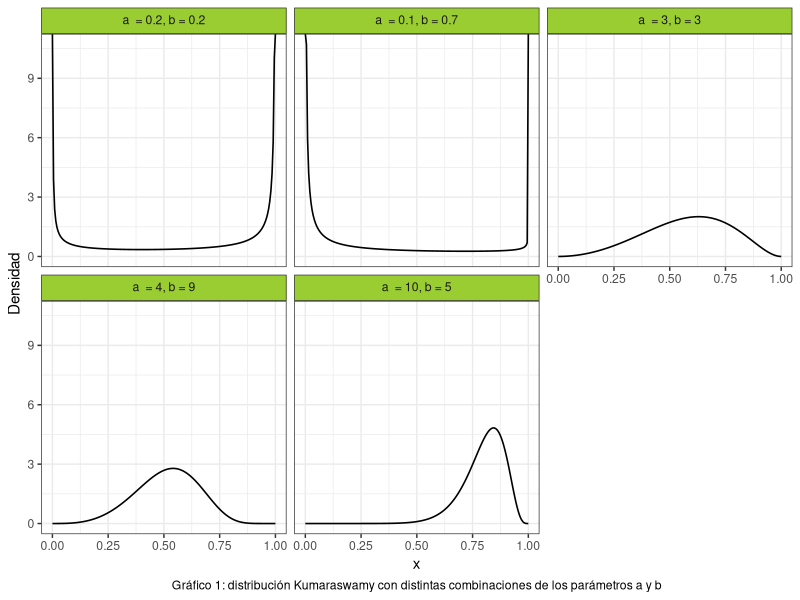
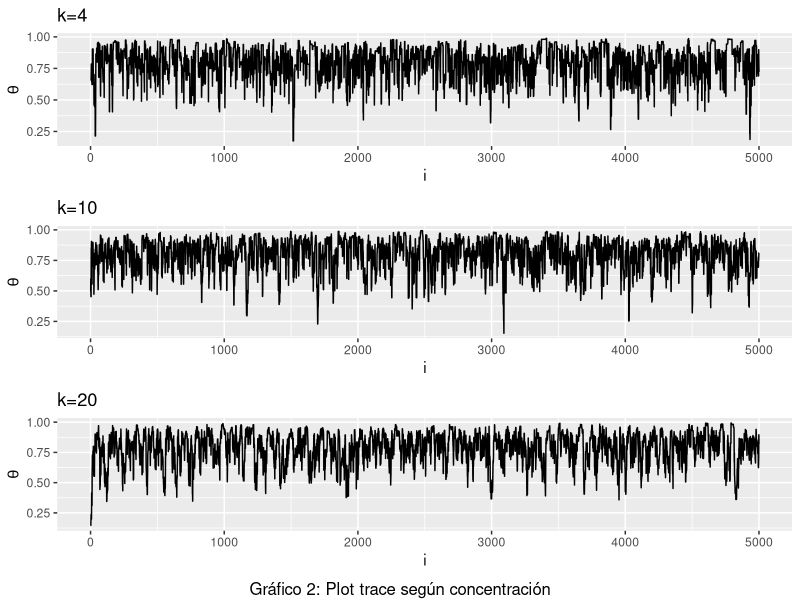
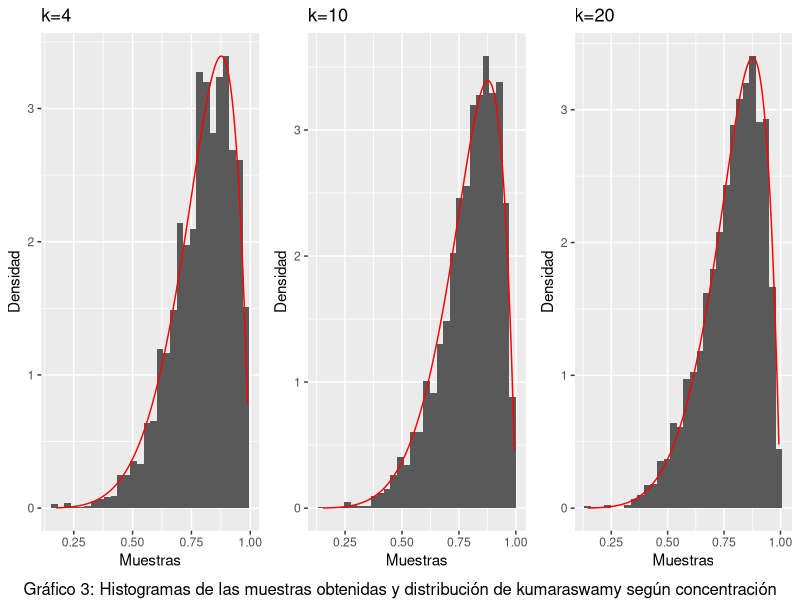
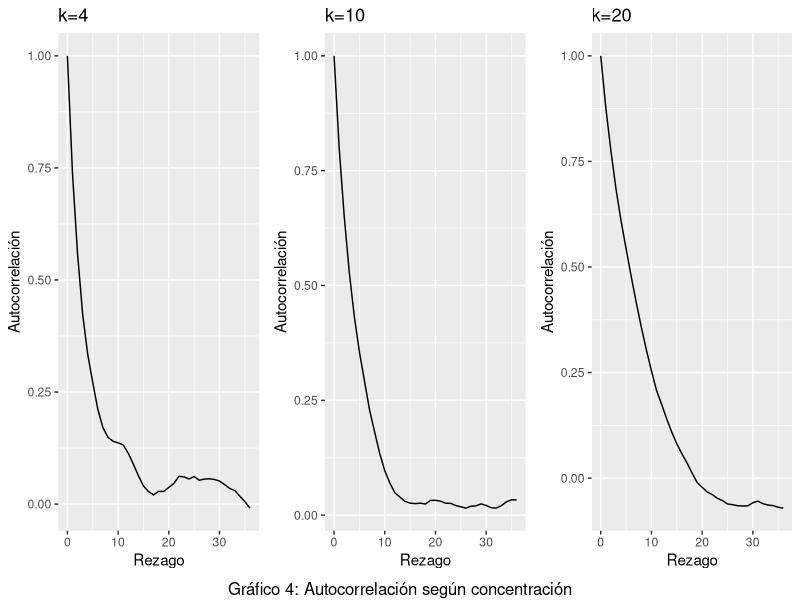
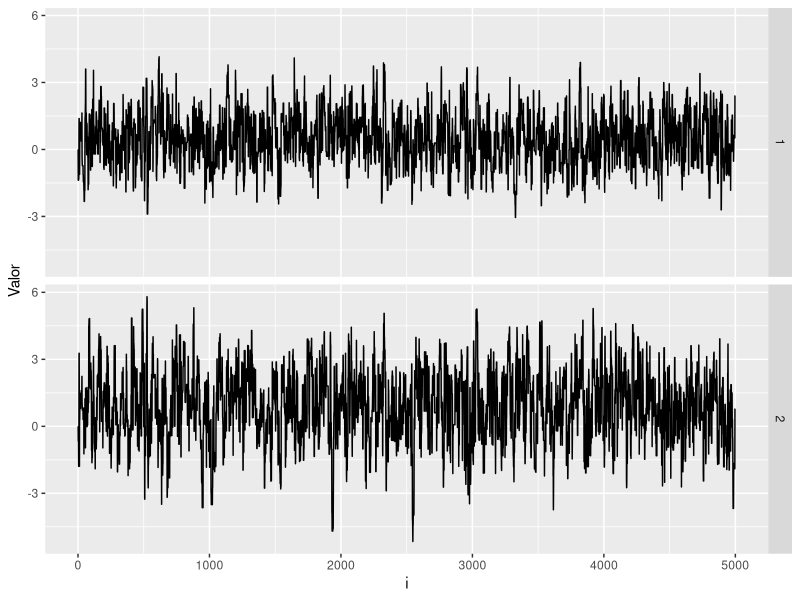
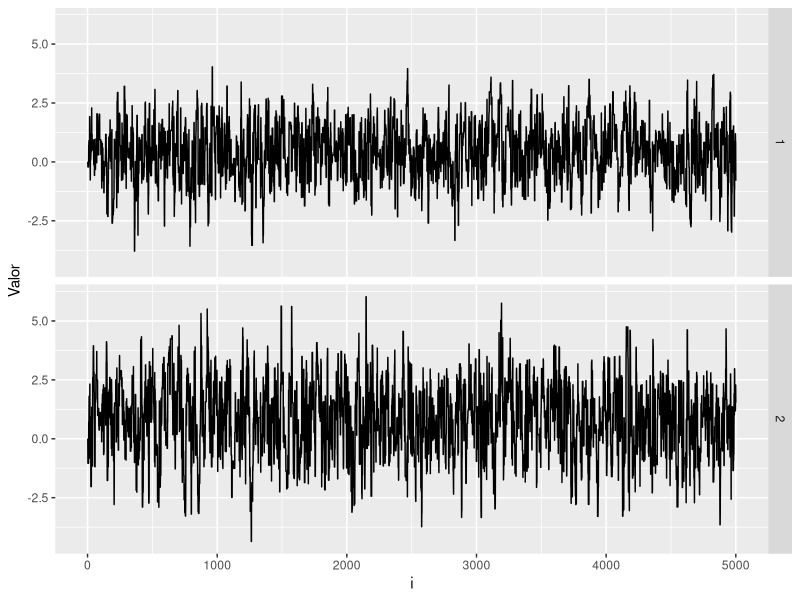
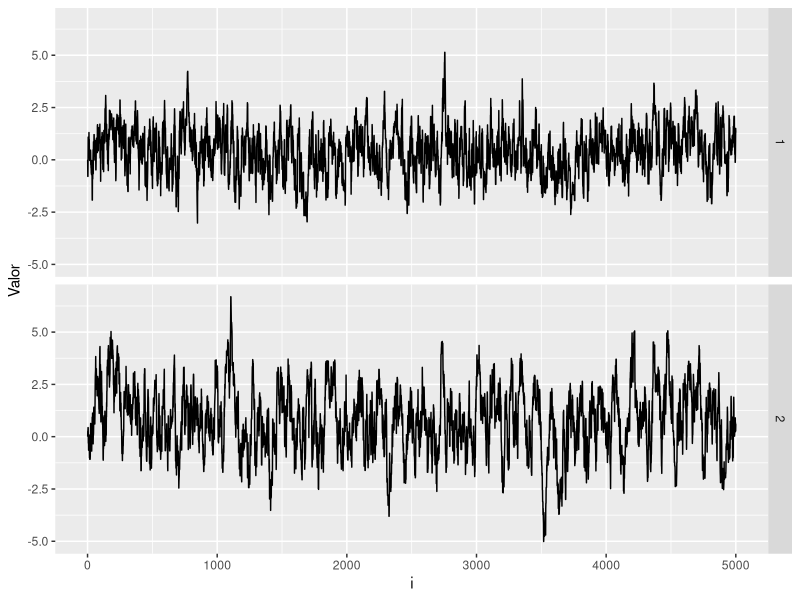
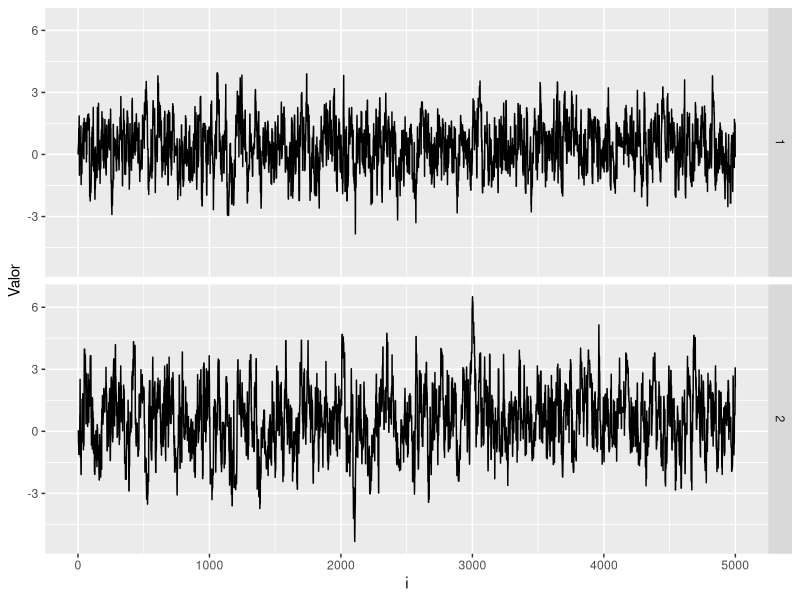

These figures' R source, in order: (Note: this script raises an error after producing the figures.)
## ---- chunk 1
#Librerias
library(ggplot2)
library(dplyr)
library(gridExtra)
library(kableExtra)
library(stats)
library(mvtnorm)
set.seed(394)
## ---- chunk 2

cant_saltos <- 0


sample_mh <- function(d_objetivo, r_propuesta, d_propuesta, p_inicial, n) {
  muestras <- matrix(nrow = n, ncol = length(p_inicial))
  muestras[1, ] <- p_inicial
  
  for(i in 2:n) {
    p_actual <- muestras[i-1,]
    p_nuevo <- r_propuesta(p_actual)
    
    f_nuevo <- d_objetivo(p_nuevo)
    f_actual <- d_objetivo(p_actual)
    
    q_actual <- d_propuesta(p_actual, mean = p_nuevo)
    q_nuevo <- d_propuesta(p_nuevo, mean = p_actual)
    
    alpha <- min(1, (f_nuevo/f_actual)*(q_actual/q_nuevo))
    aceptar <- rbinom(1, 1, alpha)
    
    if(aceptar) { 
      muestras[i,] <- p_nuevo
      cant_saltos <- cant_saltos + 1
      
    } else {
      muestras[i,] <- p_actual
    }
  }
  
  if (ncol(muestras) == 1) {
    muestras <- as.vector(muestras)
  } 
  return(list(muestras=muestras,cant_saltos=cant_saltos))
}

## ---- chunk 3
#Punto 2
# Crear grilla para los valores de "x"
grid_n <- 200
x_grid <- seq(0, 1, length.out = grid_n)

kumaraswamy <- function(x, a, b){
  a*b*(x^(a-1))*((1-(x^a))^(b-1))
}

a <- c(0.2, 0.1, 3, 4, 10)
b <- c(0.2, 0.7, 3, 9, 5)


#Creamos un data frame para graficar la distribución de Kumaraswamy:

data1 <- data.frame(
  Funcion = as.factor(rep(1:5, each = grid_n)),
  Densidad = numeric(5 * grid_n),
  Grilla = rep(x_grid, times = 5)
) 

#Completamos el data frame con las densidades:
for(i in 1:5) {
    indices <- seq(from = 1 + (i - 1) * 200, to = 200 + (i - 1) * 200)
    data1$Densidad[indices] <- kumaraswamy(x_grid, a[i], b[i])
}

# Asigno etiquetas para cada función de kumaraswamy
levels(data1$Funcion) <- c(
  expression(a ~ " = 0.2," ~ b ~ "= 0.2"),
  expression(a ~ " = 0.1," ~ b ~ "= 0.7"),
  expression(a ~ " = 3," ~ b ~ "= 3"),
  expression(a ~ " = 4," ~ b ~ "= 9"),
  expression(a ~ " = 10," ~ b ~ "= 5")
)

ggplot(data = data1, aes(x = Grilla, y = Densidad)) +
  geom_line(size = 0.55) +
  facet_wrap(~Funcion, labeller = label_parsed) +
  theme_bw() +
  labs(x = "x",
       caption = "Gráfico 1: distribución Kumaraswamy con distintas combinaciones de los parámetros a y b") + 
  theme(
    strip.background = element_rect(fill = "olivedrab3"),
    plot.caption = element_text(hjust = 0.5)
  )

## ---- chunk 4
#Punto 3
concentracion3 <- c(4,10,20)
tabla3 <- data.frame ( 
  concentracion = rep(concentracion3, each = 5000),
  muestra = numeric(15000)
  )
tasa3 <- numeric(3)

for (i in 1:3) {
#Funciones a usar
d_objetivo3 <- function(x) kumaraswamy(x, 6, 2)
d_propuesta3 <- function(x, mean) dbeta(x, shape1 = mean * concentracion3[i], shape2 = (1-mean) * concentracion3[i])
r_propuesta3 <- function(x) rbeta(1, shape1 = x * concentracion3[i], shape2 = (1-x) * concentracion3[i])
#Donde x hace referencia a mu
n3 <- 5000
p_inicial3 <- rbeta(1,shape1=2,shape2=2)
funcion3 <- sample_mh(d_objetivo3, r_propuesta3, d_propuesta3, p_inicial3, n3)
indices <- seq(from = 1 + (i - 1) * 5000, to = 5000 + (i - 1) * 5000)
tabla3$muestra[indices] <- funcion3$muestras

tasa3[i] <- funcion3$cant_saltos/n3
} 

#Tasa de aceptacion
tabla3_2 <- data.frame(
  Concentracion = c("4","10","20"),
  Tasa_de_aceptacion = tasa3
) %>%
  kable() %>%
  kable_styling(bootstrap_options = c("striped","hover","condensed")) %>%
  add_footnote("Tabla 1: Tasa de aceptación")

print (tabla3_2)
## ---- chunk 5

#Gata peluda junta
# Agrego una columna con el orden de las muestras
tabla3$orden <- rep(1:5000, times = 3)
tabla3$concentracion <- as.factor(tabla3$concentracion) 


# Gráfico con múltiples líneas
grafico3_1 <- ggplot(data = tabla3, aes(x = orden, y = muestra, group = concentracion, color = concentracion)) +
  geom_line() +
  theme_bw() +
  labs(x = "x", y = "y", color = "Group", caption = "Gráfico: Trace plot para las 3 concentraciones") +
  theme(legend.position = "top")  



#Trace plots
plot_trace <- function(x){
  data.frame(x = seq_along(x), y = x) %>% 
    ggplot() +
    geom_line(aes(x = x, y = y))
}

grafico3_2 <- plot_trace(tabla3$muestra[1:5000]) +
              labs(x = "i", y = expression(theta), title = "k=4")
grafico3_3 <- plot_trace(tabla3$muestra[5001:10000]) +
              labs(x = "i", y = expression(theta), title = "k=10")
grafico3_4 <- plot_trace(tabla3$muestra[10001:15000]) +
              labs(x = "i", y = expression(theta), title = "k=20")

grid.arrange(grafico3_2,grafico3_3,grafico3_4, nrow=3, bottom ="Gráfico 2: Plot trace según concentración")
## ---- chunk 6

#Histogramas
plot_hist <- function(x, d_objetivo3) {
  x_seq <- seq(min(x), max(x), length.out = n3)
  df_hist <- data.frame(x = x)
  df_line <- data.frame(x = x_seq, y = d_objetivo3(x_seq))
  
  ggplot(df_hist)+
    geom_histogram(aes(x = x, y =after_stat(density))) +
    geom_line(aes(x = x, y = y), data = df_line, color = "red")
}

grafico3_5 <- plot_hist(tabla3$muestra[1:5000],d_objetivo3) +
  labs (title = "k=4", x = "Muestras", y = "Densidad")
grafico3_6 <- plot_hist(tabla3$muestra[5001:10000],d_objetivo3) +
  labs (title = "k=10", x = "Muestras", y = "Densidad")
grafico3_7 <- plot_hist(tabla3$muestra[10001:15000],d_objetivo3) +
  labs (title = "k=20", x = "Muestras", y = "Densidad")

grid.arrange(grafico3_5,grafico3_6,grafico3_7,nrow=1, bottom = "Gráfico 3: Histogramas de las muestras obtenidas y distribución de kumaraswamy según concentración")

## ---- chunk 7

#Graficos de autocorrelacion
plot_acf <- function(data, title) {
  acf_result <- acf(data, plot = FALSE)
  ggplot() +
    geom_line(aes(y = acf_result$acf, x = acf_result$lag)) +
    labs(title = title, x = "Rezago", y = "Autocorrelación")
}


grafico3_8 <- plot_acf(tabla3$muestra[1:5000], "k=4")
grafico3_9 <- plot_acf(tabla3$muestra[5001:10000], "k=10")
grafico3_10 <- plot_acf(tabla3$muestra[10001:15000], "k=20")

grid.arrange(grafico3_8,grafico3_9,grafico3_10,nrow=1,  bottom = "Gráfico 4: Autocorrelación según concentración") 

## ---- chunk 8
#Punto 4
muestra4_1 <- tabla3$muestra[1:5000]
muestra4_2 <- tabla3$muestra[5001:10000]
muestra4_3 <- tabla3$muestra[10001:15000]

#Calculo de la media y los percentiles 5 y 95 para X:
variable_x <- data.frame(
  Muestra = c("1", "2", "3"),
  Concentración = c("k=4", "k=10", "k=20"),
  Medias =  c(mean(muestra4_1), mean(muestra4_2), mean(muestra4_3)),
  Percentil_5 = c(quantile(muestra4_1, prob = c(0.05)),
                  quantile(muestra4_2, prob = c(0.05)),
                  quantile(muestra4_3, prob = c(0.05))
                  ),
  Percentil_95 = c(quantile(muestra4_1, prob = c(0.95)),
                  quantile(muestra4_2, prob = c(0.95)),
                  quantile(muestra4_3, prob = c(0.95))
                  )
) %>%
  kable() %>%
  kable_styling(bootstrap_options = c("striped","hover","condensed")) %>%
  add_footnote("Tabla 2: Media y percentiles de X")

print(variable_x)


## ---- chunk 9
#Cálculo de la media y los percentiles 5 y 95 para logit(X):
l_m1 <- log((muestra4_1/(1-muestra4_1)))
l_m2 <- log((muestra4_2/(1-muestra4_2)))
l_m3 <- log((muestra4_3/(1-muestra4_3)))



variable_logit_X <- data.frame(
  Muestra = c("1", "2", "3"),
  Concentración = c("k=4", "k=10", "k=20"),
  Medias = c(mean(l_m1), mean(l_m2), mean(l_m3)),
  Percentil_5 = c(quantile(l_m1, prob = c(0.05)),
                  quantile(l_m2, prob = c(0.05)),
                  quantile(l_m3, prob = c(0.05))
                  ),
  Percentil_95 = c(quantile(l_m1, prob = c(0.95)),
                  quantile(l_m2, prob = c(0.95)),
                  quantile(l_m3, prob = c(0.95))
                  )
) %>%
  kable() %>%
  kable_styling(bootstrap_options = c("striped","hover","condensed")) %>%
  add_footnote("Tabla 3: Media y percentiles de logit(X)")


print(variable_logit_X)


## ---- chunk 10
#Paso 7

# Funciones a utilizar

#1.Trace plot
plot_trace <- function(x, y) {
  n <- length(x)
  df <- data.frame(
    x = rep(1:n, 2),
    y = c(x,y),
    dimension = rep(1:2, each = n),
    parametro = factor(rep(1:2, each = n), labels = c("mu[1]", "mu[2]")) 
  )
  
  ggplot(df) + 
    geom_line(aes(x = x, y = y)) +
    facet_grid(rows = vars(dimension)) +
    labs(x = "i", y = "Valor", color = parse(text ="Parámetro"))
}

# Función para calcular el nombre del parámetro
nombre_parametro <- function(num) {
  if (num == 1) {
    return(expression(mu[1]))
  } else {
    return(expression(mu[2]))
  }
}

#2. Cálculo de R sombrero

W <- function(muestras) {
  
  mean(apply(muestras, 2, var))
 
}


B <-  function(muestras, M, S) {
  media_g <- mean(muestras)
  media_cadena <- mean(apply(muestras, 2, mean))
  
  
  b <- (S/(M-1))* sum((media_cadena-media_g)^2)
  #S = cantidad observaciones
  #M = cantidad muestras
  return(b)
}


r_hat <- function(x) {
  S <- nrow(x)
  M <- ncol(x)
  W <- W(x)
  B <- B(x, M, S)
  
  sqrt(((S/(S-1))*W + (1/S)*B)/W)
}

#3. Número efectivo de muestras
n_eff <- function(muestras){
  S <- length(muestras)
  autocorr <- acf(muestras, plot = F, lag = Inf)$acf
  limite <- which((autocorr < 0.001))[1] #sumamos hasta ese valor
  denom <- 1 + 2 * sum(autocorr[2:limite])
  
  S/denom
  
}


n7 <- 5000
funcion7_1 <- function(matriz_cov) {
    d_objetivo7 <- function(x) dmvnorm(x,c(0.4,0.75),matrix(c(1.35,0.4,0.4,2.4),nrow=2))
    d_propuesta7 <- function(x, mean) dmvnorm(x,mean = mean ,sigma = matriz_cov)
    r_propuesta7 <- function(x) rmvnorm(1, mean = x, sigma = matriz_cov)  


funcion7 <- sample_mh(d_objetivo7,r_propuesta7,d_propuesta7,c(0,0),n7)
muestra7 <- funcion7$muestras
grafico7_1 <- plot_trace(muestra7[,1],muestra7[,2])
r_sombrero <- r_hat(muestra7)
n_eff7_1 <- n_eff(muestra7[,1])
n_eff7_2 <- n_eff(muestra7[,2])
 return(list(grafico = grafico7_1, n1 = n_eff7_1, n2 = n_eff7_2, r = r_sombrero,
             muestra7 = muestra7))

}

#Evalucación de diferentes matrices de variancia y covariancia
matriz1 <- funcion7_1(matrix(c(2, 0.5, 0.5, 3), nrow = 2))
matriz2 <- funcion7_1(matrix(c(2, 0, 0, 3), nrow = 2))
matriz3 <- funcion7_1(matrix(c(0.4, 0, 0, 0.4), nrow = 2))
matriz4 <- funcion7_1(matrix(c(1, 0, 0, 1), nrow = 2))
matriz5 <- funcion7_1(matrix(c(5, 0, 0, 6), nrow = 2))

matriz1$grafico
matriz2$grafico
matriz3$grafico
matriz4$grafico
matriz5$grafico

tabla <- data.frame(
  Matriz = c("1", "2", "3", "4", "5"),
  Num_efectivo_p1 = trunc(c(matriz1$n1, matriz2$n1, matriz3$n1, matriz4$n1, matriz5$n1)),
  Num_efectivo_p2 = trunc(c(matriz1$n2, matriz2$n2, matriz3$n2, matriz4$n2, matriz5$n2)),
  R_sombrero = c(matriz1$r, matriz2$r, matriz3$r, matriz4$r, matriz5$r)
)
print(tabla)
#Nos quedariamos con la ultima matriz.
## ---- chunk 11
#Punto 8: se calculan las probabilidades con la última matriz de var y cov.
muestra7 <- as.data.frame(matriz5$muestra7)
colnames(muestra7) <- c("X", "Y")

#Probabilidades estimadas
#Probabilidad n°1:
prob1 <- muestra7 %>% 
  filter(X > 1) %>% 
  count(Y < 0)

prob1$n[2]/(n7)


#Probabilidad n°2:
prob2 <- muestra7 %>% 
  filter(X > 1) %>% 
  count(Y > 2)

prob2$n[2]/(n7)



#Probabilidad n°3:
prob3 <- muestra7 %>% 
  filter(X > 0.4) %>% 
  count(Y > 0.75)

prob3$n[2]/(n7)



#Probabilidades reales:

#Probabilidad n°1:
pmvnorm(lower = c(1, -Inf), upper = c(Inf, 0), 
        mean = c(0.4, 0.75), sigma = matrix(c(1.35, 0.4, 0.4, 2.4), nrow = 2))

#Cómo funcionan "lower" y "upper"? 
#"lower" es un vector que indica los limites inferiores de cada variable: 1 para X y -Infinito para Y; "upper" funciona de manera igual.


#Probabilidad n°2:
pmvnorm(lower = c(1, 2), upper = c(Inf, Inf), 
        mean = c(0.4, 0.75), sigma = matrix(c(1.35, 0.4, 0.4, 2.4), nrow = 2))



#Probabilidad n°3:
pmvnorm(lower = c(0.4, 0.75), upper = c(Inf, Inf), 
        mean = c(0.4, 0.75), sigma = matrix(c(1.35, 0.4, 0.4, 2.4), nrow = 2))


## ---- chunk 12
#Punto 9

p_estrella <- function(x, a, b){
  exp(-((((a - x[1])^2) + b * ((x[2] - x[1])^2))^2))
}



n9 <- 5000

funcion9_1 <- function(matriz_cov) {
    d_objetivo9 <- function(x) p_estrella(x, 0.5, 5)
    d_propuesta9 <- function(x, mean) dmvnorm(x, mean = mean, sigma = matriz_cov)
    r_propuesta9 <- function(x) rmvnorm(1, mean = x, sigma = matriz_cov)  
    
    funcion9 <- sample_mh(d_objetivo9,r_propuesta9,d_propuesta9,c(0,0),n9)
    muestra9 <- funcion9$muestras
    grafico9_1 <- plot_trace(muestra9[,1],muestra9[,2])
    
    n_eff9_1 <- n_eff(muestra9[,1])
    n_eff9_2 <- n_eff(muestra9[,2])
    tasa9 <- funcion9$cant_saltos/n9
    autocorr_1 <- acf(muestra9[,1], plot = F)
    autocorr_2 <- acf(muestra9[,2], plot = F)
    
    return(list(grafico = grafico9_1, n1 = n_eff9_1, n2 = n_eff9_2,
             muestra9 = muestra9, tasa9 = tasa9, autocorr_p1 = autocorr_1,
             autocorr_p2 = autocorr_2))

}


matriz1 <- funcion9_1(matrix(c(0.3, 0.1, 0.1, 0.2), nrow = 2))
matriz2 <- funcion9_1(matrix(c(2, 0, 0, 2), nrow = 2))
matriz3 <- funcion9_1(matrix(c(4, 1, 1, 4), nrow = 2))



grafico9_1_1 <- ggplot()+
  geom_line(aes(y = matriz1$autocorr_p1$acf, x = matriz1$autocorr_p1$lag)) +
  labs (title = "Autocorrelación para 'a' ", x = "Rezago", y = "Autocorrelación")

grafico9_1_2 <- ggplot()+
  geom_line(aes(y = matriz1$autocorr_p2$acf, x = matriz1$autocorr_p2$lag)) +
  labs (title = "Autocorrelación para 'b' ", x = "Rezago", y = "Autocorrelación")


grafico9_2_1 <- ggplot()+
  geom_line(aes(y = matriz2$autocorr_p1$acf, x = matriz2$autocorr_p1$lag)) +
  labs (title = "Autocorrelación para 'a' ", x = "Rezago", y = "Autocorrelación")

grafico9_2_2 <- ggplot()+
  geom_line(aes(y = matriz2$autocorr_p2$acf, x = matriz2$autocorr_p2$lag)) +
  labs (title = "Autocorrelación para 'b' ", x = "Rezago", y = "Autocorrelación")

grafico9_3_1 <- ggplot()+
  geom_line(aes(y = matriz3$autocorr_p1$acf, x = matriz3$autocorr_p1$lag)) +
  labs (title = "Autocorrelación para 'a' ", x = "Rezago", y = "Autocorrelación")


grafico9_3_2 <- ggplot()+
  geom_line(aes(y = matriz3$autocorr_p2$acf, x = matriz3$autocorr_p2$lag)) +
  labs (title = "Autocorrelación para 'b' ", x = "Rezago", y = "Autocorrelación")
## ---- chunk 13
grid.arrange(matriz1$grafico, matriz3$grafico, ncol= 2)

tasas <- data.frame(
  Matriz = c("1", "2", "3"),
  Tasa = c(matriz1$tasa9, matriz2$tasa9, matriz3$tasa9)
)


grid.arrange(grafico9_1_1, grafico9_2_1, grafico9_3_1, ncol = 3)
grid.arrange(grafico9_1_2, grafico9_2_2, grafico9_3_2, ncol = 3)
## ---- chunk 14
#Punto 10
muestra9 <- as.data.frame(matriz1$muestra9)
colnames(muestra9) <- c("X", "Y")

#Probabilidades estimadas
#Probabilidad n°1:
prob1 <- muestra9 %>% 
  filter(X > 0 & X < 1 ) %>% 
  count(Y < 1 & Y > 0)

prob1$n[2]/(n9)



#Probabilidad n°2:
prob2 <- muestra9 %>% 
  filter(X > -1 & X < 0 ) %>% 
  count(Y < 1 & Y > 0)

prob2$n[2]/(n9)




#Probabilidad n°3:
prob3 <- muestra9 %>% 
  filter(X > 1 & X < 2 ) %>% 
  count(Y < 3 & Y > 2)

prob3$n[2]/(n9)



{r}
#Punto 11
#Aproximación por el método de la grilla:

#Creación de grillas para los parámetros
grid_a <- seq()
## ---- chunk 15
# Punto 11
# Calculo P(0<X1<1, 0<X2<1)

k <- 10000
u <- matrix(runif(k*2), ncol = 2)
p_estrella_eval <- numeric(k)

for (i in 1:k) {
  p_estrella_eval[i] <- p_estrella(u[i,], 0.5, 5)
}

rdo_prob1 <- mean(p_estrella_eval)

# Calculo P(-1<X1<0, 0<X2<1)

u <- matrix(c(runif(k, min = -1, max = 0),
              runif(k, min = 0, max = 1)),
            ncol = 2)

for (i in 1:k) {
  p_estrella_eval[i] <- p_estrella(u[i,], 0.5, 5)
}

rdo_prob2 <- mean(p_estrella_eval)

# Calculo P(1<X1<2, 2<X2<3)

u <- matrix(c(runif(k, min = 1, max = 2),
              runif(k, min = 2, max = 3)),
            ncol = 2)

for (i in 1:k) {
  p_estrella_eval[i] <- p_estrella(u[i,], 0.5, 5)
}

rdo_prob3 <- mean(p_estrella_eval)
